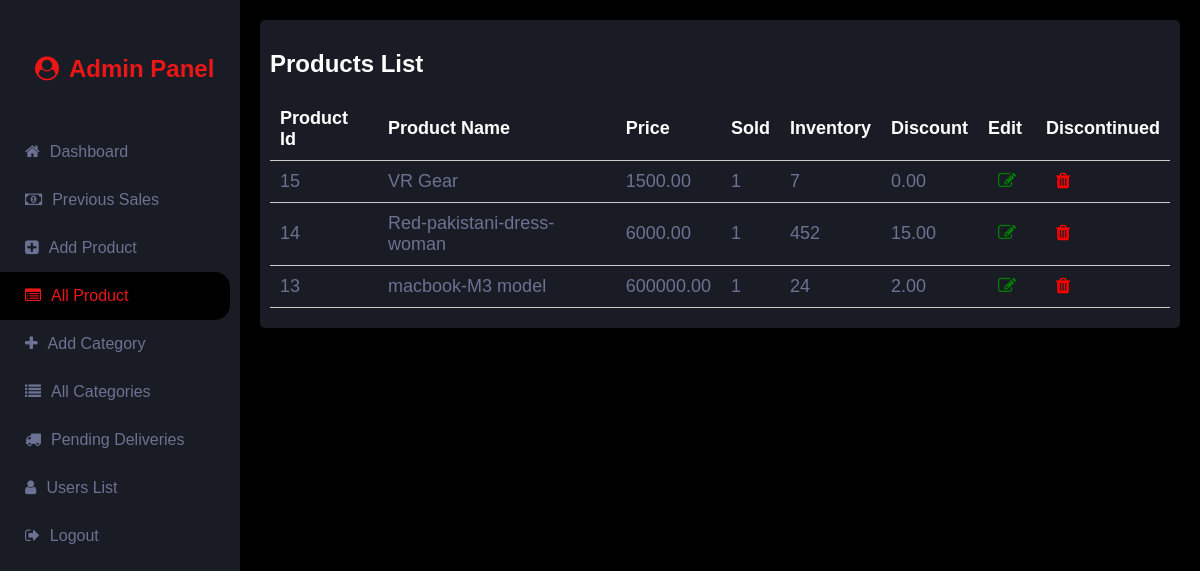
/Ecommerce_LoveItBuyIt_Webapge_CODE/admin/allproducts.php (signed in), run on the app's committed database.
### tables this page shows
CREATE TABLE IF NOT EXISTS `product` (
  `product_id` int NOT NULL AUTO_INCREMENT,
  `product_name` varchar(100) NOT NULL,
  `category_id` int DEFAULT NULL,
  `inventory` int DEFAULT '0',
  `price` decimal(10,2) NOT NULL,
  `product_description` text NOT NULL,
  `image1` blob NOT NULL,
  `image2` blob NOT NULL,
  `image3` blob NOT NULL,
  `discount` decimal(4,2) DEFAULT '0.00',
  `time_arrival` timestamp NULL DEFAULT CURRENT_TIMESTAMP,
  `sold` int DEFAULT '0',
  `disabled` tinyint(1) NOT NULL DEFAULT '0',
  PRIMARY KEY (`product_id`),
  KEY `category_id_type1` (`category_id`)
);

### Ecommerce_LoveItBuyIt_Webapge_CODE/admin/allproducts.php (the view, shortened to what this page needs)
<?php
  include("includeDB.php");
?>
<!DOCTYPE html>
<html lang="en">
<head>
    <link rel="stylesheet" href="styles.css" />
    <link rel="stylesheet" href="https://cdnjs.cloudflare.com/ajax/libs/font-awesome/4.7.0/css/font-awesome.min.css">
</head>
<body>
    <div class="sidebar">
        <div class="logo"><h2><i class="fa fa-user-circle"></i>Admin Panel</h2></div>
        <div class="nav">
            <a href="dashboard.php"><i class="fa fa-home back"></i>Dashboard</a></li>
            <a href="sales.php"><i class="fa fa-money back"></i>Previous Sales</a></li>
            <a href="addproduct.php"><i class="fa fa-plus-square"></i>Add Product</a></li>
            <a href="allproducts.php" class="active"><i class="fa fa-list-alt"></i>All Product</a></li>
            <a href="addcat.php"><i class="fa fa-plus"></i>Add Category</a></li>
            <a href="allcats.php"><i class="fa fa-list"></i>All Categories</a></li>
            <a href="deliveries.php"><i class="fa fa-truck"></i>Pending Deliveries</a></li>
            <a href="users.php"><i class="fa fa-user"></i>Users List</a></li>
            <a href="logout.php"><i class="fa fa-sign-out"></i>Logout</a></li>
        </div>
    </div>
    <div class="content">
        <div class="card outercard">
            <h2 style="color: white;">Products List</h3>
            <table>
                <thead>
                  <tr>
                    <th>Product Id</th>
                    <th>Product Name</th>
                    <th>Price</th>
                    <th>Sold</th>
                    <th>Inventory</th>
                    <th>Discount</th>
                    <th>Edit</th>
                    <th>Discontinued</th>
                  </tr>
                </thead>
                <tbody>
                <?php
                      $sql_check = "SELECT * FROM product WHERE disabled = 0 ORDER BY product_id DESC";
                      $result = $conn->query($sql_check);
                      while ($row = mysqli_fetch_array($result)) { ?>
                      <tr>
                        <td><?php echo $row['product_id'] ?></td>
                        <td><?php echo $row['product_name'] ?></td>
                        <td><?php echo $row['price'] ?></td>
                        <td><?php echo $row['sold'] ?></td>
                        <td><?php echo $row['inventory'] ?></td>
                        <td><?php echo $row['discount'] ?></td>
                        <td><a href="editproduct.php?product_id=<?php echo $row['product_id']; ?>"><i class="fa fa-edit" style = "color:green;"></i></a></td>
                        <td><a href="disableproduct.php?product_id=<?php echo $row['product_id']; ?>" target="_blank"><i class="fa fa-trash" style = "color:red;" ></i></a></td>
                      </tr>
                <?php } ?>
                </tbody>
              </table>
        </div>
    </div>
</body>
</html>

### Ecommerce_LoveItBuyIt_Webapge_CODE/admin/styles.css (style rules this page uses)
:root { --primary: #EB1616; --secondary: #191C24; --light: #6C7293; --dark: #000000; --safe: rgb(17, 144, 17); }
* { box-sizing: border-box; }
body { margin: 0; padding: 0; font-family: Arial, Helvetica, sans-serif; background-color: var(--dark); overflow-x: hidden; }
.sidebar { position: fixed; display: flex; flex-direction: column; left: 0; top: 0; height: 100vh; max-width: 250px; width: 20%; background-color: var(--secondary); overflow-x: hidden; padding-top: 20px; }
.sidebar .logo { padding: 15px 20px; justify-content: space-between; }
.sidebar .logo h2 { margin-left: 5px; color: var(--primary); text-decoration: none; }
i { margin: 0 10px; }
.sidebar .nav { display: flex; flex-direction: column; margin: 10px 10px 10px 0; text-decoration: none; }
.sidebar .nav a { padding: 15px; text-decoration: none; color: var(--light); }
.sidebar .nav .active { background-color: var(--dark); border: 5px solid --primary; border-radius: 0 15px 15px 0; color: var(--primary); }
.content { margin-left: 20%; width: 80%; }
table { width: 100%; border-collapse: collapse; margin: 10px auto; }
th { color: white; font-weight: bold; }
td, th { padding: 10px; border-bottom: 1px solid #ccc; text-align: left; font-size: 18px; }
.card { opacity: 0; animation: slide-in 0.5s forwards; animation-delay: 0.4s; background-color: var(--secondary); padding: 10px; border-radius: 5px; color: var(--light); }
.outercard { margin: 20px; }
.card:nth-child(1) { animation-delay: 0.4s; }

### data on the page
product: product_id "15", product_name "VR Gear", price "1500.00", sold "1", inventory "7", discount "0.00"
product: product_id "14", product_name "Red-pakistani-dress-woman", price "6000.00", sold "1", inventory "452", discount "15.00"
product: product_id "13", product_name "macbook-M3 model", price "600000.00", sold "1", inventory "24", discount "2.00"
